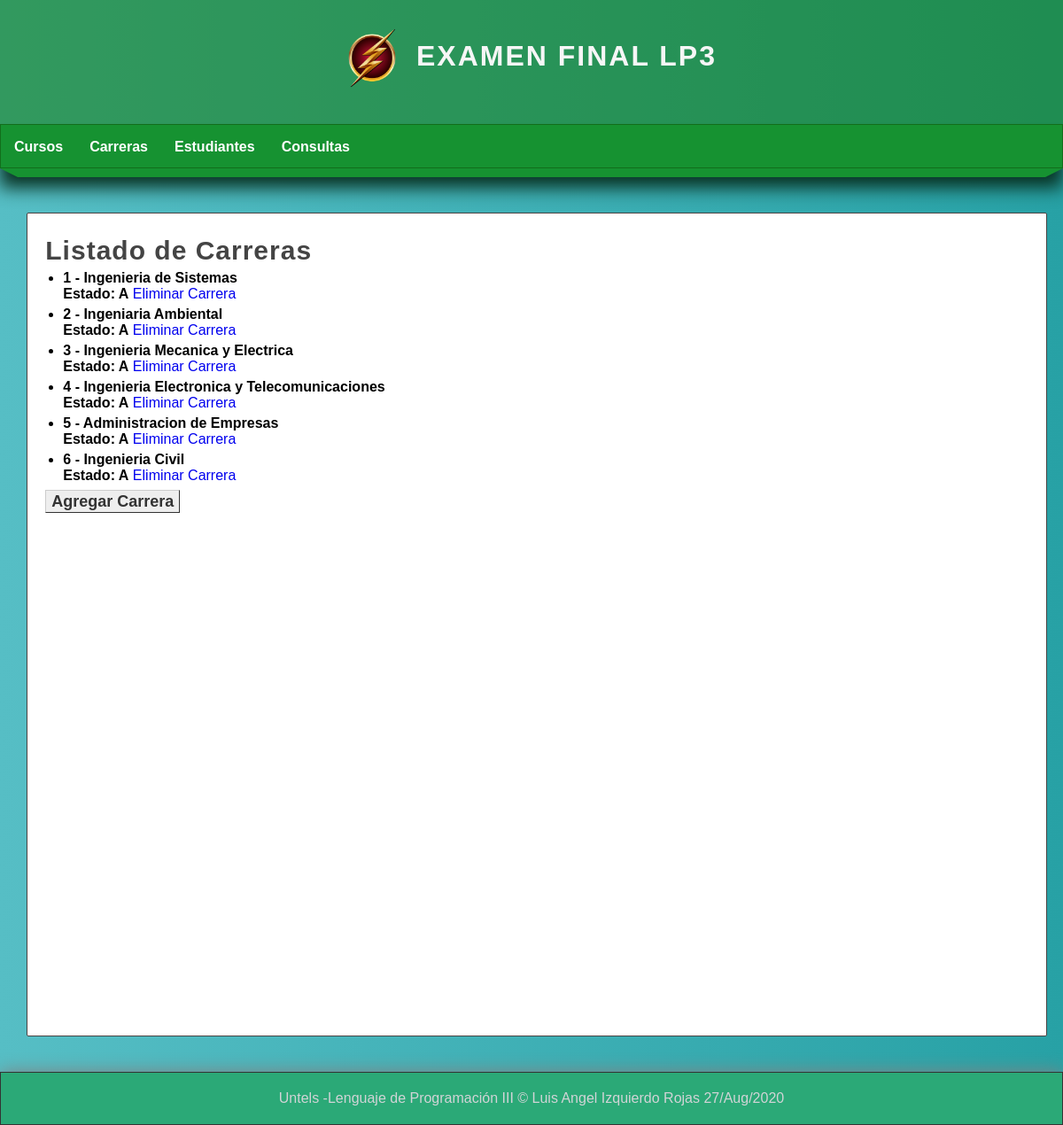
Screenshot of /carreras/ with the database file from the repository.
### miapp/models.py (models this page shows)
class Carrera(models.Model):
    idcarrera = models.IntegerField()
    nombre = models.CharField(max_length=20)
    nombrecorto = models.CharField(max_length=4)
    fechafundacion = models.DateField()
    estado = models.CharField(max_length=1)

### miapp/views.py (the view)
# urls.py: path('carreras/',views.carreras, name="carreras"),
def carreras(request):
    carreras = Carrera.objects.all()
    return render(request, 'carreras.html', {
        'carreras':carreras,
        'Titulo':'Carreras',
    })

### miapp/templates/carreras.html (shortened to what this page needs)
{%extends 'layout.html'%}
{% block content %}
    <h1 class="title">Listado de Carreras</h1>
    <ul>
            {%for carrera in carreras %}
                <li>
                    <h4>
                        {{carrera.id}} - {{carrera.nombre}}
                    </h4>
                <strong>Estado: {{carrera.estado}}</strong>
                <a href="{% url 'eliminar_carreras' id=carrera.idcarrera %}">Eliminar Carrera</a>
                </li>
            {% endfor %}
    </ul>
    <a href="{% url 'agregar_carrera'%}" class="btn btn-success">Agregar Carrera</a>
{% endblock %}

### miapp/static/css/style.css (style rules this page uses)
* { margin: 0px; padding: 0px; box-sizing: border-box; font-family: Arial, Helvetica, sans-serif; text-decoration: none; }
body { background: linear-gradient(to right, #56bec5, #27a1a5); }
.box p, .box h2, .box h3, .box ul { margin-top:5px; margin-bottom:5px; }
.box ul, .box ol { margin-left:20px; margin-bottom:10px; }
.title { color:#444; letter-spacing: 1px; font-size: 30px; margin-bottom: 4px; margin-top: 5px; }
.btn { font: bold 18px sans-serif; text-decoration: none; background-color: #EEEEEE; color: #333333; padding: 2px 6px 2px 6px; border-top: 1px solid #CCCCCC; border-right: 1px solid #333333; border-bottom: 1px solid #333333; border-left: 1px solid #CCCCCC; }

### rows the page displays
Carrera: id "1", nombre "Ingenieria de Sistemas", estado "A"
Carrera: id "2", nombre "Ingeniaria Ambiental", estado "A"
Carrera: id "3", nombre "Ingenieria Mecanica y Electrica", estado "A"
Carrera: id "4", nombre "Ingenieria Electronica y Telecomunicaciones", estado "A"
Carrera: id "5", nombre "Administracion de Empresas", estado "A"
Carrera: id "6", nombre "Ingenieria Civil", estado "A"
